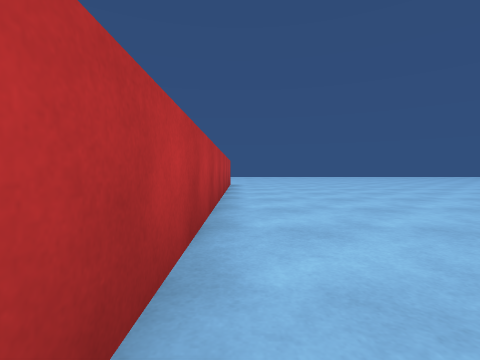
view 1 (above)

24 first-person views from a walk through a scene from a Unity 3-D project. The camera is 0.58 m above the floor, tilts 2° down and sees 85° across. The floor is counted in squares, 1 m on a side. Each view is taken from the middle of a square. On the plan, view 1 faces up. The plan holds only what a view shows up to about 9 squares ahead; the rest is blank. The place goes on beyond the plan. The player is left out.

view 2
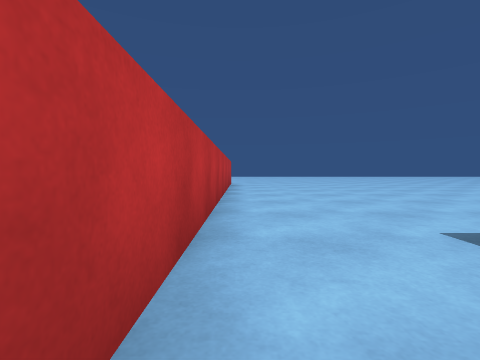

view 3
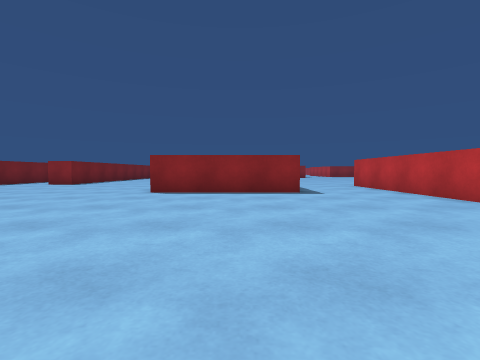

view 4
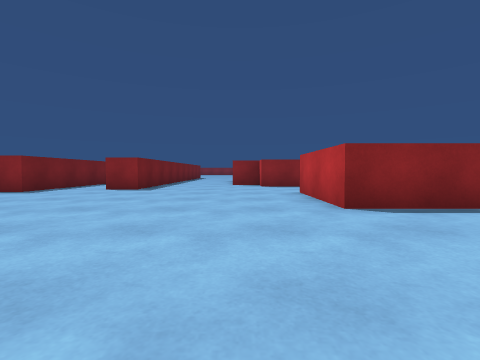

view 5
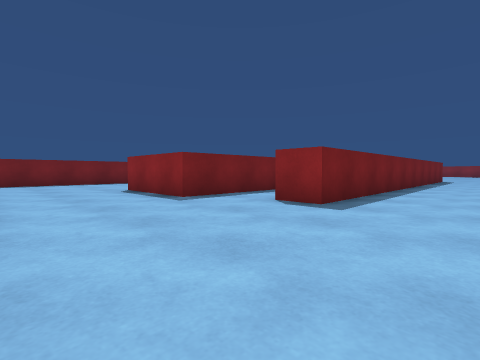

view 6
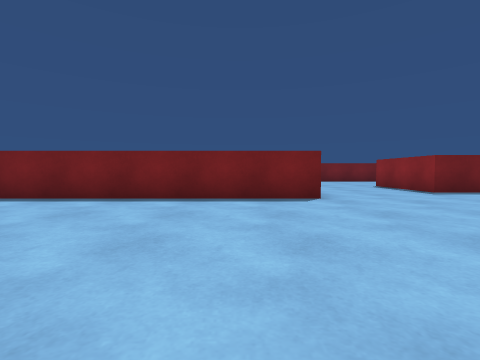

view 7
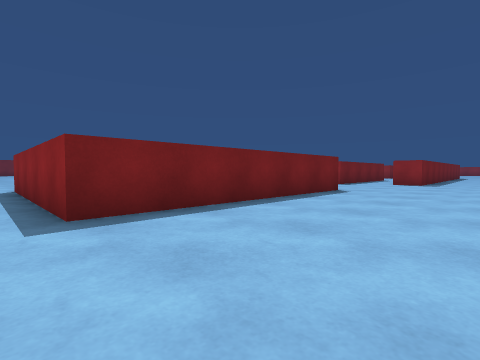

view 8
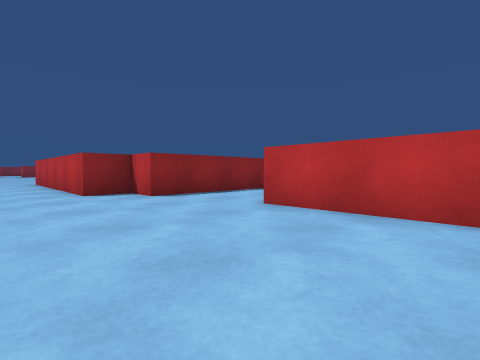

view 9
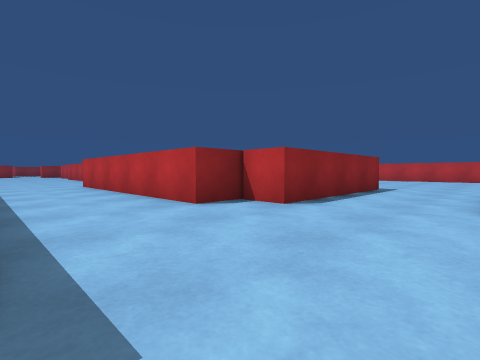

view 10
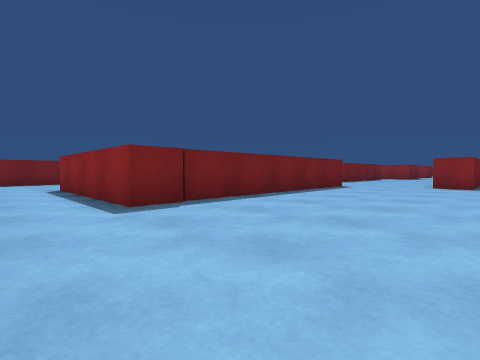

view 11
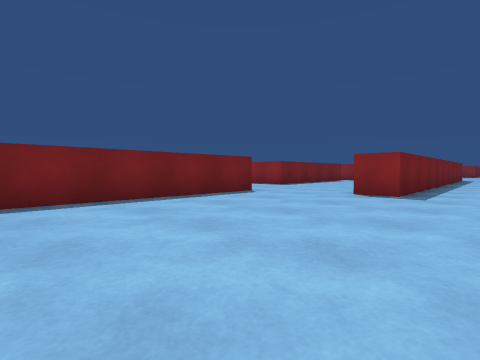

view 12
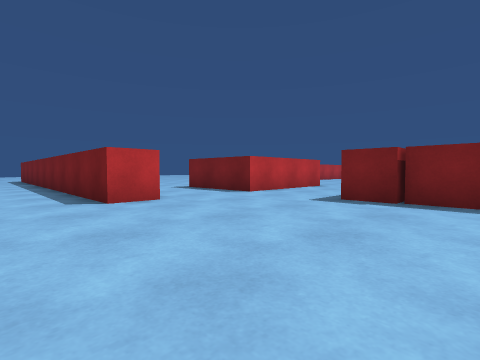

view 13
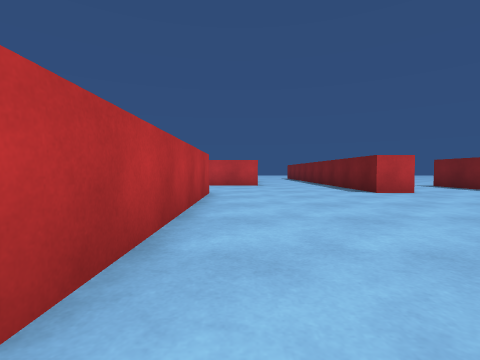

view 14
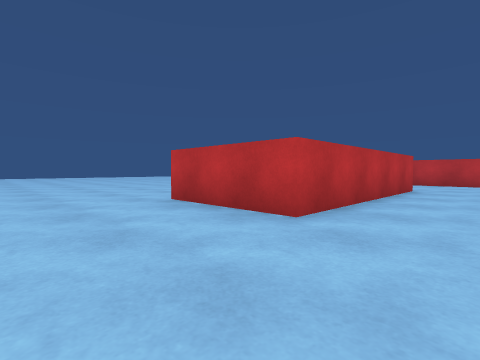

view 15
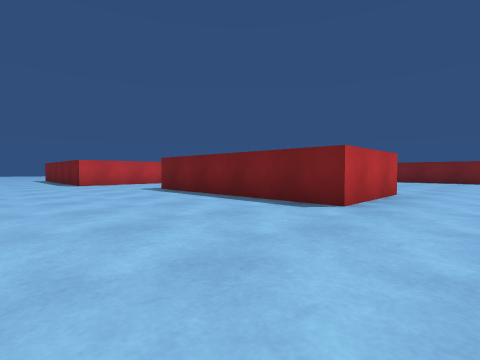

view 16
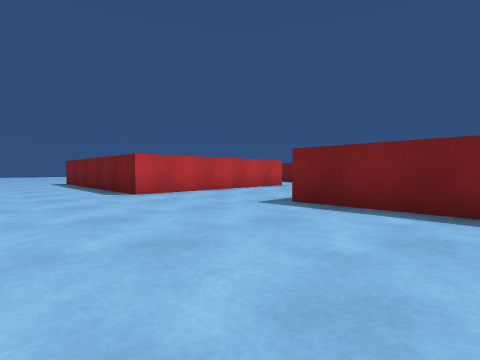

view 17
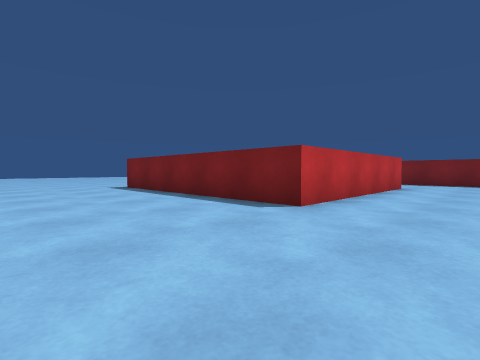

view 18
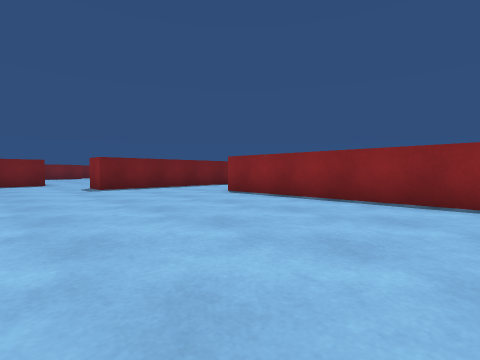

view 19
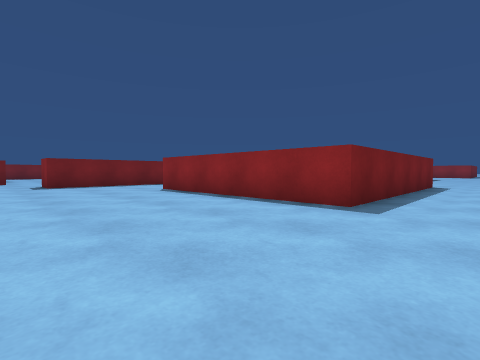

view 20
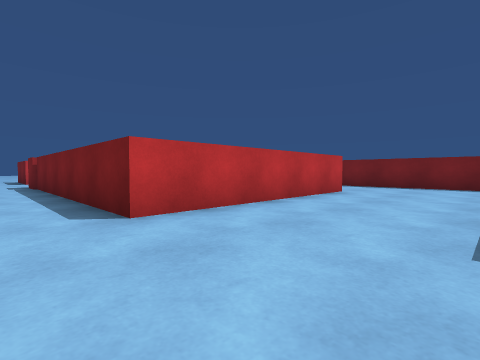

view 21
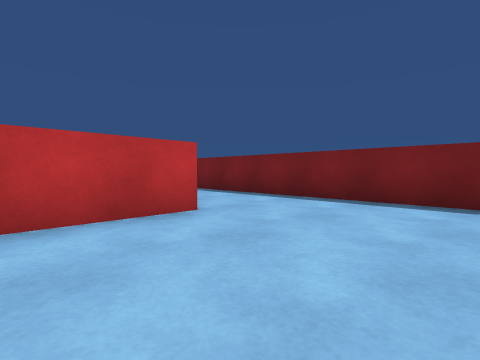

view 22
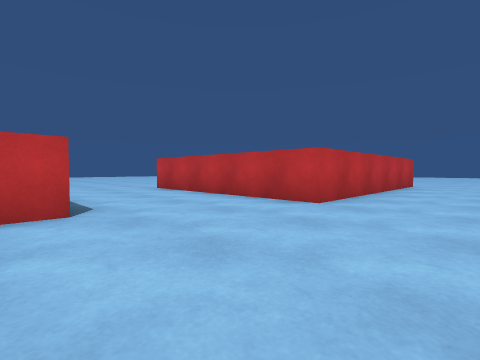

view 23
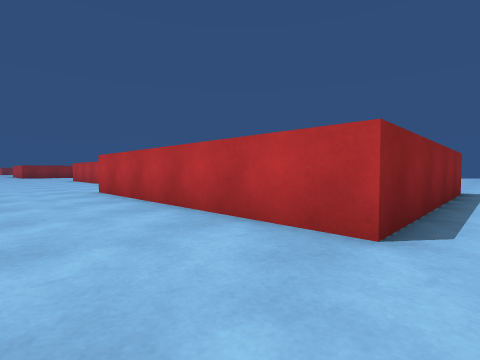

view 24
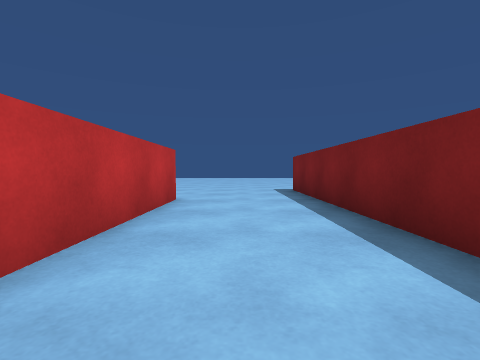

### Floor plan
Points are (right, up) in squares from view 1. A wall is a line through its corners. A room is listed if a view was taken in it or the views show most of it. See-through windows are left out.
Room 1 (views 1, 2, 3, 4, 5, 6, 7, 8, 9)
walls: (12.5, 1.2) (12.5, 8.3) (18.5, 8.3); (2.4, 1) (6.4, 1) (6.4, -2); (7.2, -4.7) (7.2, -5.8) (8.3, -5.8) (8.3, -12.1); (2.3, -2.1) (2.3, 0.4); (14, -5.6) (14, -2.2) (17, -2.2); (-0.4, 8.9) (-0.4, -1.1); (11.2, -14.4) (11.2, -3.2) (12.2, -3.2)
ways out: opening at (1, -2.3) to room 2; opening at (7, -3.5) to room 2; opening at (9.5, -14) to room 2; opening at (17.7, 0); opening at (18, 9)
Room 2 (views 10, 11, 12, 13, 14, 15, 16, 17, 18, 19, 20, 21, 22, 23, 24)
walls: (-5.8, -2.1) (-5.8, -8.2) (-8.8, -8.2) (-8.8, -2.1); (-0.4, -2.1) (-1.4, -2.1) (-1.4, 9.5); (-4.3, 1.3) (-10.3, 1.3) (-10.3, 8.3) (-4.3, 8.3) (-4.3, 1.3); (2.8, -5.7) (2.1, -5.7); (4.8, -2.1) (2.3, -2.1); (-1.4, -16.5) (-1.4, -13.6) (-0.4, -13.6); (-10.4, -16.2) (-4.2, -16.2); (8.4, -12.8) (2.3, -12.8) (2.3, -4.7) (7.2, -4.7); (11.2, -15.9) (11.2, -14.4)
ways out: opening at (1, -2.3) to room 1; opening at (7, -3.5) to room 1; opening at (9.5, -14) to room 1

Positions as (right, up) in squares from view 1, and headings:
1: (0, 0), facing up
2: (0, -1), facing up
3: (4, 8), facing down
4: (8, 5), facing down
5: (9, 1), facing down-right
6: (7, 3), facing right
7: (9, 9), facing down-right
8: (10, 1), facing down-left
9: (11, -2), facing down-left
10: (-2, -3), facing down-right
11: (-3, -7), facing down-right
12: (-3, -7), facing up-right
13: (-5, -9), facing up
14: (-4, -11), facing up-left
15: (-13, -10), facing up-right
16: (-13, -5), facing up-right
17: (-14, -1), facing up-right
18: (-10, -11), facing down-right
19: (-12, -12), facing down-right
20: (1, -16), facing up-right
21: (6, -16), facing up-right
22: (-2, -3), facing up-left
23: (-2, 9), facing down-left
24: (-3, 3), facing up
